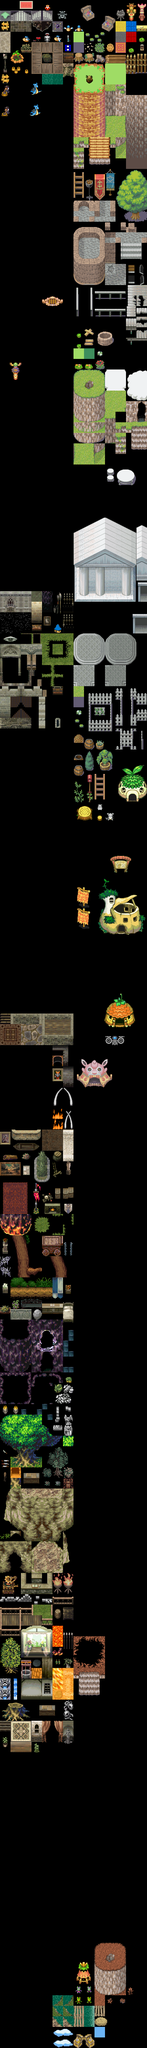

A 2D game scene composited from a Tiled map and its tileset images. What follows is a short description and the map's XML, with each tile layer's data collapsed to a summary:
An orthogonal 14x194 tile map with 32x32 px tiles, 1 tile layer (ShoeBox Tile Grab).

<map version="1.0" orientation="orthogonal" width="14" height="194" tilewidth="32" tileheight="32">
<tileset firstgid="1" name="Tiles0_bank.png" tilewidth="32" tileheight="32">
	<image source="Tiles0_bank.png" width="320" height="3648" />
</tileset>
	<layer name="ShoeBox Tile Grab" width="14" height="194">
		<data>[2716 cells, 2716 non-empty, 1134 distinct tile ids]</data>
	</layer>
</map>